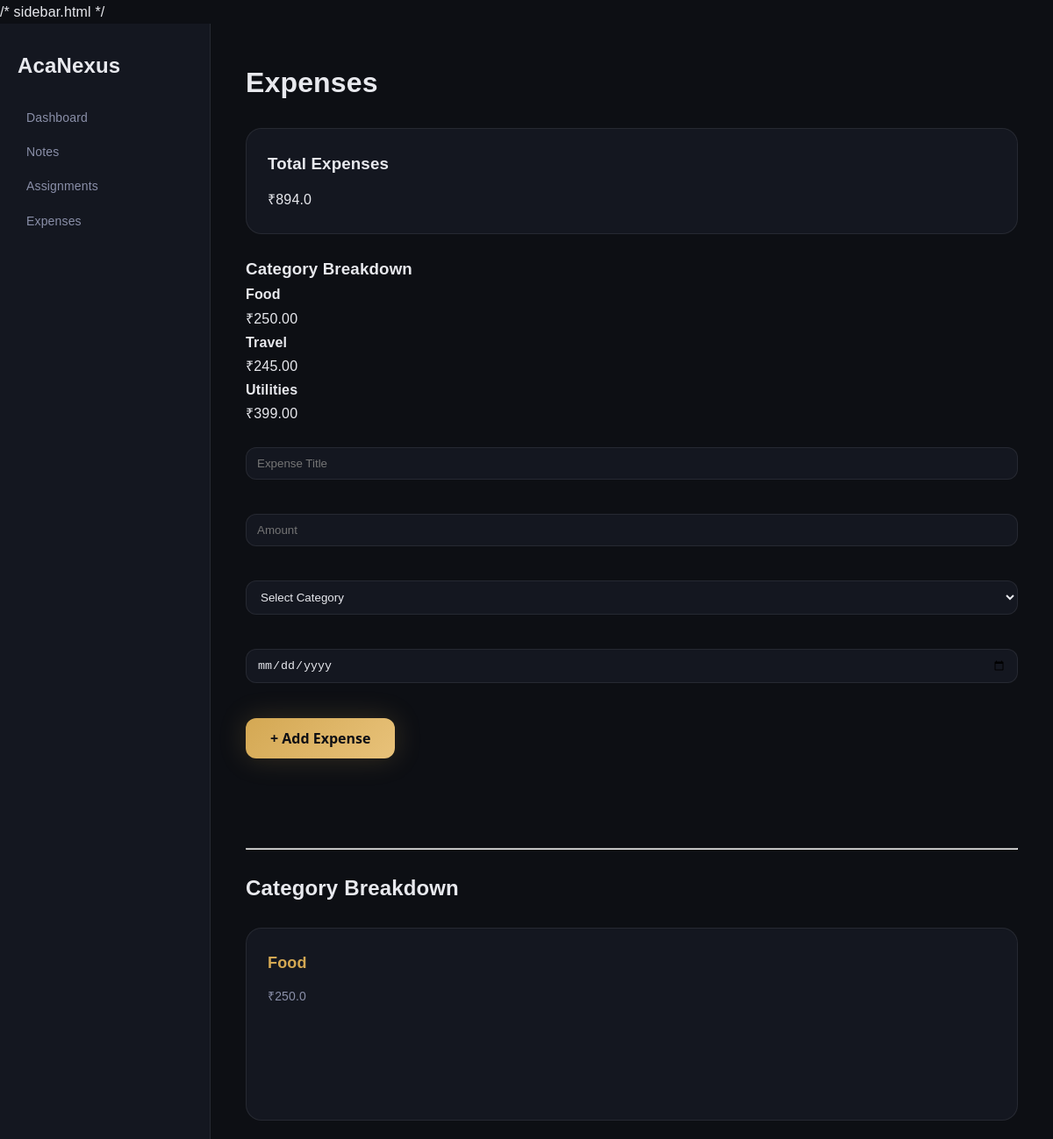
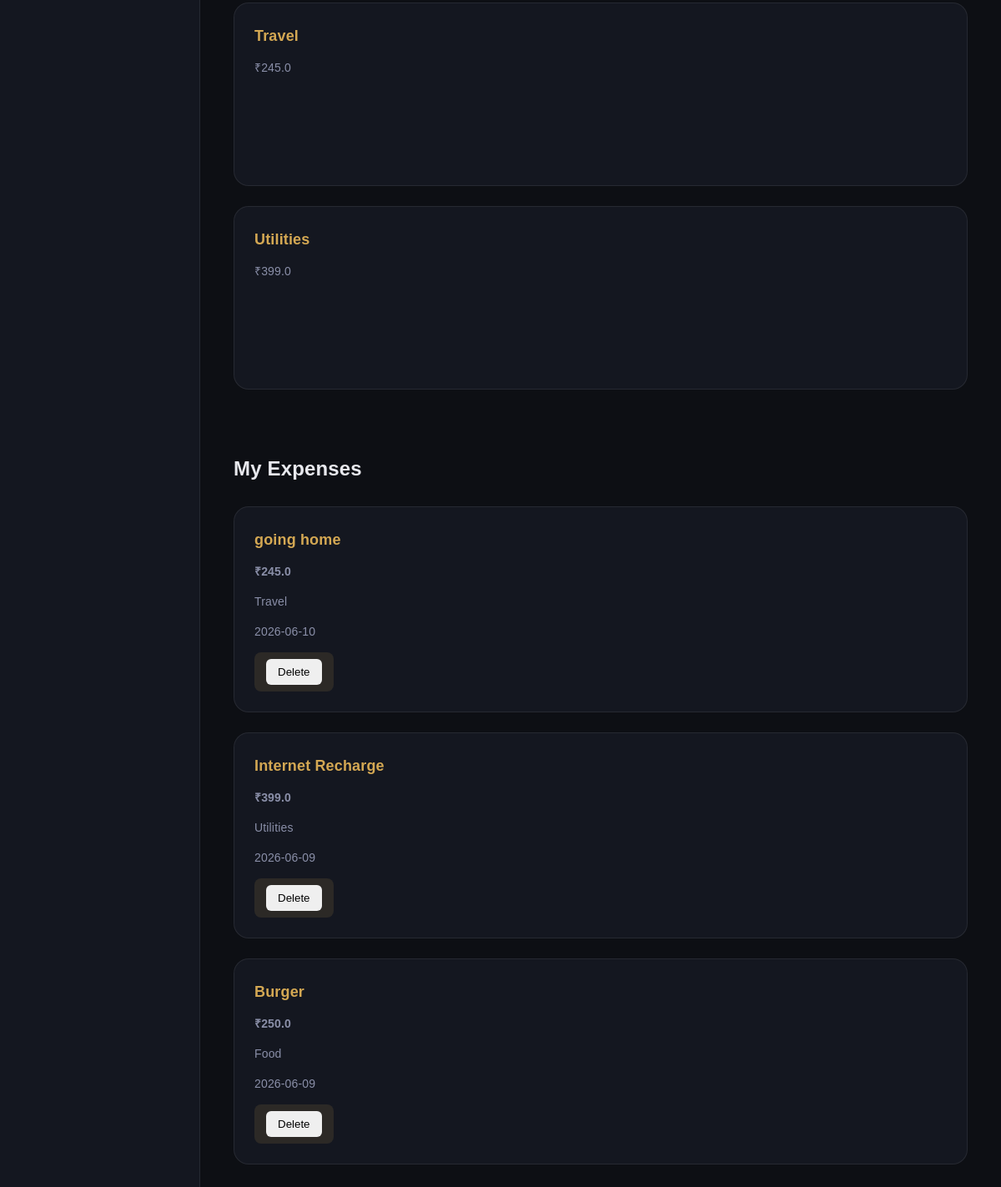
/expenses, run on the app's committed database (2 pictures, top to bottom).
### tables this page shows
CREATE TABLE expenses (
    id INTEGER PRIMARY KEY AUTOINCREMENT,
    title TEXT NOT NULL,
    amount REAL NOT NULL,
    category TEXT NOT NULL,
    expense_date TEXT NOT NULL
);

### app.py (the view, shortened to what this page needs)
@app.route("/expenses", methods=["GET", "POST"])
def expenses():
    conn = sqlite3.connect("database/acanexus.db")
    cursor = conn.cursor()
    cursor.execute(
        "SELECT * FROM expenses ORDER BY expense_date DESC"
    )
    expenses = cursor.fetchall()
    cursor.execute(
    "SELECT SUM(amount) FROM expenses"
    )
    total_expense = cursor.fetchone()[0]
    if total_expense is None:
        total_expense = 0
    cursor.execute("""
    SELECT category, SUM(amount)
    FROM expenses
    GROUP BY category
    """)
    category_totals = cursor.fetchall()
    conn.close()
    return render_template(
        "expenses.html",
        expenses=expenses,
        total_expense=total_expense,
        category_totals=category_totals
    )

### templates/expenses.html (shortened to what this page needs)
{% extends "base.html" %} {% block content %}
<h1>Expenses</h1>
<link
  rel="stylesheet"
  href="{{ url_for('static', filename='css/style.css') }}"
/>
<link
  rel="stylesheet"
  href="{{ url_for('static', filename='css/pages.css') }}"
/>
<link
  rel="stylesheet"
  href="{{ url_for('static', filename='css/expenses.css') }}"
/>
<div class="card">
  <h3>Total Expenses</h3>
  <p>₹{{ total_expense }}</p>
</div>
<div class="analytics-card">
  <h3>Category Breakdown</h3>
  <div class="category-grid">
    {% for category, total in category_totals %}
    <div class="category-card">
      <h4>{{ category }}</h4>
      <p>₹{{ "%.2f"|format(total) }}</p>
    </div>
    {% endfor %}
  </div>
</div>
<form method="POST">
  <input type="text" name="title" placeholder="Expense Title" required />
  <br /><br />
  <input
    type="number"
    step="0.01"
    name="amount"
    placeholder="Amount"
    required
  />
  <br /><br />
  <select name="category" required>
    <option value="">Select Category</option>
  </select>
  <br /><br />
  <input type="date" name="expense_date" required />
  <br /><br />
  <button type="submit" class="btn btn-gold">+ Add Expense</button>
</form>
<br /><br />
<hr />
<h2>Category Breakdown</h2>
{% for category in category_totals %}
<div class="note-card">
  <h3>{{ category[0] }}</h3>
  <p>₹{{ category[1] }}</p>
</div>
{% endfor %}
<br />
<h2>My Expenses</h2>
{% for expense in expenses %}
<div class="note-card">
  <h3>{{ expense[1] }}</h3>
  <p><strong>₹{{ expense[2] }}</strong></p>
  <p>{{ expense[3] }}</p>
  <p>{{ expense[4] }}</p>
  <div class="note-actions">
    <a
      href="/delete_expense/{{ expense[0] }}"
      onclick="return confirm('Delete this expense?');"
    >
      <button>Delete</button>
    </a>
  </div>
</div>
{% endfor %} {% endblock %}

### static/css/style.css (style rules this page uses)
html { -webkit-font-smoothing: antialiased; -moz-osx-font-smoothing: grayscale; text-rendering: optimizeLegibility; }
body { letter-spacing: 0.01em; }
html { scroll-padding-top: var(--nav-height); }
:root { --bg: #0d0f14; --surface: #141720; --surface-2: #1c2030; --primary: #d4a853; --primary-soft: rgba(212,168,83,0.15); --text: #e8e9ee; --muted: #8a8fa8; --border: rgba(255,255,255,0.08); --s1: 4px; --s2: 8px; --s3: 12px; --s4: 16px; --s5: 20px; --s6: 24px; --s8: 32px; --s10: 40px; --s12: 48px; --r1: 6px; --r2: 12px; --r3: 18px; --r4: 24px; --shadow-sm: 0 4px 12px rgba(0,0,0,0.3); --shadow-md: 0 10px 30px rgba(0,0,0,0.4); --t-fast: 0.2s ease; --t-smooth: 0.35s ease; }
body { background: var(--bg); color: var(--text); font-family: 'DM Sans', sans-serif; }
.dashboard-card, .assignment-card, .note-card, .expense-card { background: var(--surface); border: 1px solid var(--border); border-radius: var(--r3); padding: var(--s6); animation: fadeUp 0.4s ease; }

### static/css/base.css (style rules this page uses)
* { margin: 0; padding: 0; box-sizing: border-box; }
html { scroll-behavior: smooth; -webkit-font-smoothing: antialiased; text-rendering: optimizeLegibility; scroll-padding-top: 80px; }
body { font-family: 'DM Sans', sans-serif; background: #0d0f14; color: #e8e9ee; line-height: 1.6; letter-spacing: 0.01em; overflow-x: hidden; }
a { color: inherit; text-decoration: none; }
:root { --bg: #0d0f14; --surface: #141720; --surface-2: #1c2030; --primary: #d4a853; --primary-soft: rgba(212,168,83,0.15); --text: #e8e9ee; --muted: #8a8fa8; --border: rgba(255,255,255,0.08); --shadow-sm: 0 6px 18px rgba(0,0,0,0.35); --shadow-md: 0 12px 35px rgba(0,0,0,0.45); --r1: 6px; --r2: 12px; --r3: 18px; --s2: 8px; --s3: 12px; --s4: 16px; --s6: 24px; --s8: 32px; }

### static/css/components.css (style rules this page uses)
.btn { display: inline-flex; align-items: center; justify-content: center; gap: var(--s2); padding: 10px 16px; border-radius: var(--r2); font-size: 14px; font-weight: 600; cursor: pointer; border: none; transition: all 0.25s ease; }
input, textarea, select { width: 100%; padding: 10px 12px; border-radius: var(--r2); border: 1px solid var(--border); background: var(--surface); color: var(--text); outline: none; transition: 0.2s ease; margin-bottom: var(--s3); }
.card { background: var(--surface); border: 1px solid var(--border); border-radius: var(--r3); padding: var(--s6); display: flex; flex-direction: column; gap: var(--s3); transition: all 0.3s ease; }

### static/css/landing.css (style rules this page uses)
:root { --clr-bg: #0d0f14; --clr-surface: #141720; --clr-surface-2: #1c2030; --clr-border: rgba(255,255,255,0.07); --clr-gold: #d4a853; --clr-gold-light: #e8c27a; --clr-gold-dim: rgba(212, 168, 83, 0.15); --clr-text: #e8e9ee; --clr-text-muted: #8a8fa8; --clr-text-dim: #4e5368; --clr-highlight: #263254; --clr-highlight-border: #3a4f80; --ff-display: 'Playfair Display', Georgia, serif; --ff-body: 'DM Sans', 'Segoe UI', sans-serif; --fs-xs: 0.75rem; --fs-sm: 0.875rem; --fs-base: 1rem; --fs-lg: 1.125rem; --fs-xl: 1.25rem; --fs-2xl: 1.5rem; --fs-3xl: 2rem; --fs-4xl: 2.75rem; --fs-5xl: 3.75rem; --fs-6xl: 5rem; --space-1: 0.25rem; --space-2: 0.5rem; --space-3: 0.75rem; --space-4: 1rem; --space-6: 1.5rem; --space-8: 2rem; --space-10: 2.5rem; --space-12: 3rem; --space-16: 4rem; --space-20: 5rem; --space-24: 6rem; --max-width: 1200px; --nav-height: 72px; --radius-sm: 6px; --radius-md: 12px; --radius-lg: 20px; --radius-xl: 32px; --shadow-sm: 0 2px 8px rgba(0,0,0,0.3); --shadow-md: 0 8px 24px rgba(0,0,0,0.4); --shadow-lg: 0 20px 48px rgba(0,0,0,0.5); --shadow-gold: 0 0 32px rgba(212,168,83,0.2); --tr-fast: 0.15s ease; --tr-base: 0.25s ease; --tr-slow: 0.4s cubic-bezier(0.16, 1, 0.3, 1); }
*, *::before, *::after { box-sizing: border-box; margin: 0; padding: 0; }
html { scroll-behavior: smooth; font-size: 16px; -webkit-text-size-adjust: 100%; }
body { font-family: var(--ff-body); font-size: var(--fs-base); line-height: 1.7; color: var(--clr-text); background-color: var(--clr-bg); overflow-x: hidden; }
a { color: inherit; text-decoration: none; transition: color var(--tr-base); }
.btn { display: inline-flex; align-items: center; gap: var(--space-2); padding: 0.75rem 1.75rem; border-radius: var(--radius-md); font-family: var(--ff-body); font-size: var(--fs-base); font-weight: 600; cursor: pointer; transition: all var(--tr-slow); border: none; white-space: nowrap; text-decoration: none; }
.btn-gold { background: linear-gradient(135deg, var(--clr-gold), var(--clr-gold-light)); color: #0d0f14; box-shadow: var(--shadow-gold); }

### data on the page
expenses: category "Food", amount "250.00", amount "250.0", title "Burger", expense_date "2026-06-09"
expenses: category "Travel", amount "245.00", amount "245.0", title "going home", expense_date "2026-06-10"
expenses: category "Utilities", amount "399.00", amount "399.0", title "Internet Recharge", expense_date "2026-06-09"

### other printed values
{{ total_expense }} "894.0"
